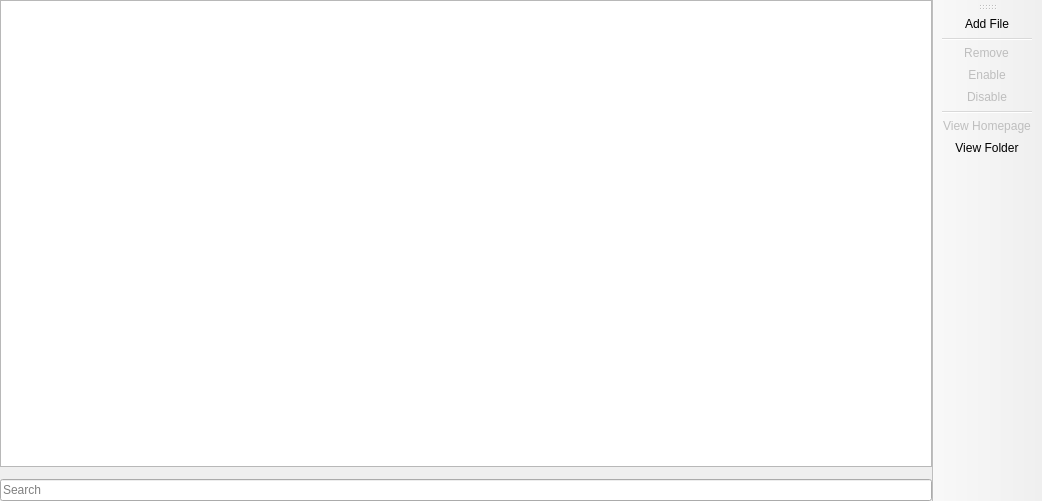
<?xml version="1.0" encoding="UTF-8"?>
<ui version="4.0">
 <class>ExternalResourcesPage</class>
 <widget class="QMainWindow" name="ExternalResourcesPage">
  <property name="geometry">
   <rect>
    <x>0</x>
    <y>0</y>
    <width>1042</width>
    <height>501</height>
   </rect>
  </property>
  <widget class="QWidget" name="centralwidget">
   <layout class="QGridLayout" name="gridLayout">
    <property name="leftMargin">
     <number>0</number>
    </property>
    <property name="topMargin">
     <number>0</number>
    </property>
    <property name="rightMargin">
     <number>0</number>
    </property>
    <property name="bottomMargin">
     <number>0</number>
    </property>
       <item row="1" column="1" colspan="2">
     <widget class="ModListView" name="treeView">
      <property name="sizePolicy">
       <sizepolicy hsizetype="Expanding" vsizetype="Expanding">
        <horstretch>0</horstretch>
        <verstretch>0</verstretch>
       </sizepolicy>
      </property>
      <property name="acceptDrops">
       <bool>true</bool>
      </property>
      <property name="dragDropMode">
          <enum>QAbstractItemView::DragDropMode::DropOnly</enum>
      </property>
      <property name="uniformRowHeights">
       <bool>true</bool>
      </property>
     </widget>
    </item>
       <item row="2" column="1" colspan="2">
           <widget class="InfoFrame" name="frame">
               <property name="sizePolicy">
                   <sizepolicy hsizetype="Preferred" vsizetype="Minimum">
                       <horstretch>0</horstretch>
                       <verstretch>0</verstretch>
                   </sizepolicy>
               </property>
           </widget>
       </item>
       <item row="3" column="1" colspan="2">
           <widget class="QLineEdit" name="filterEdit">
               <property name="placeholderText">
                   <string>Search</string>
               </property>
           </widget>
       </item>
   </layout>
  </widget>
  <widget class="WideBar" name="actionsToolbar">
   <property name="windowTitle">
    <string>Actions</string>
   </property>
   <property name="toolButtonStyle">
       <enum>Qt::ToolButtonStyle::ToolButtonIconOnly</enum>
   </property>
   <property name="useDefaultAction" stdset="0">
    <bool>true</bool>
   </property>
   <attribute name="toolBarArea">
    <enum>RightToolBarArea</enum>
   </attribute>
   <attribute name="toolBarBreak">
    <bool>false</bool>
   </attribute>
   <addaction name="actionAddItem"/>
   <addaction name="separator"/>
   <addaction name="actionRemoveItem"/>
   <addaction name="actionEnableItem"/>
   <addaction name="actionDisableItem"/>
   <addaction name="separator"/>
   <addaction name="actionViewHomepage"/>
   <addaction name="actionViewFolder"/>
  </widget>
  <action name="actionAddItem">
   <property name="text">
    <string>&amp;Add File</string>
   </property>
   <property name="toolTip">
    <string>Add a locally downloaded file.</string>
   </property>
  </action>
  <action name="actionRemoveItem">
   <property name="enabled">
    <bool>false</bool>
   </property>
   <property name="text">
    <string>&amp;Remove</string>
   </property>
   <property name="toolTip">
    <string>Remove all selected items.</string>
   </property>
  </action>
  <action name="actionEnableItem">
   <property name="enabled">
    <bool>false</bool>
   </property>
   <property name="text">
    <string>&amp;Enable</string>
   </property>
   <property name="toolTip">
    <string>Enable all selected items.</string>
   </property>
  </action>
  <action name="actionDisableItem">
   <property name="enabled">
    <bool>false</bool>
   </property>
   <property name="text">
    <string>&amp;Disable</string>
   </property>
   <property name="toolTip">
    <string>Disable all selected items.</string>
   </property>
  </action>
  <action name="actionViewConfigs">
   <property name="text">
    <string>View &amp;Configs</string>
   </property>
   <property name="toolTip">
    <string>Open the 'config' folder in the system file manager.</string>
   </property>
  </action>
  <action name="actionViewFolder">
   <property name="text">
    <string>View &amp;Folder</string>
   </property>
   <property name="toolTip">
    <string>Open the folder in the system file manager.</string>
   </property>
  </action>
  <action name="actionDownloadItem">
   <property name="enabled">
    <bool>false</bool>
   </property>
   <property name="text">
    <string>&amp;Download</string>
   </property>
   <property name="toolTip">
    <string>Download resources from online mod platforms.</string>
   </property>
  </action>
  <action name="actionUpdateItem">
   <property name="enabled">
    <bool>false</bool>
   </property>
   <property name="text">
    <string>Check for &amp;Updates</string>
   </property>
   <property name="toolTip">
    <string>Try to check or update all selected resources (all resources if none are selected).</string>
   </property>
  </action>
  <action name="actionResetItemMetadata">
   <property name="text">
    <string>Reset Update Metadata</string>
   </property>
   <property name="menuRole">
       <enum>QAction::MenuRole::NoRole</enum>
   </property>
  </action>
  <action name="actionVerifyItemDependencies">
   <property name="text">
    <string>Verify Dependencies</string>
   </property>
   <property name="menuRole">
       <enum>QAction::MenuRole::NoRole</enum>
   </property>
  </action>
  <action name="actionExportMetadata">
   <property name="enabled">
    <bool>false</bool>
   </property>
   <property name="text">
    <string>Export List</string>
   </property>
   <property name="toolTip">
    <string>Export resource's metadata to text.</string>
   </property>
  </action>
  <action name="actionChangeVersion">
   <property name="enabled">
    <bool>false</bool>
   </property>
   <property name="text">
    <string>Change Version</string>
   </property>
   <property name="toolTip">
    <string>Change a resource's version.</string>
   </property>
   <property name="menuRole">
       <enum>QAction::MenuRole::NoRole</enum>
   </property>
  </action>
  <action name="actionViewHomepage">
   <property name="enabled">
    <bool>false</bool>
   </property>
   <property name="text">
    <string>View Homepage</string>
   </property>
   <property name="toolTip">
    <string>View the homepages of all selected items.</string>
   </property>
  </action>
 </widget>
 <customwidgets>
  <customwidget>
   <class>ModListView</class>
   <extends>QTreeView</extends>
   <header>ui/widgets/ModListView.h</header>
  </customwidget>
  <customwidget>
   <class>InfoFrame</class>
   <extends>QFrame</extends>
   <header>ui/widgets/InfoFrame.h</header>
   <container>1</container>
  </customwidget>
  <customwidget>
   <class>WideBar</class>
   <extends>QToolBar</extends>
   <header>ui/widgets/WideBar.h</header>
  </customwidget>
 </customwidgets>
 <tabstops>
  <tabstop>treeView</tabstop>
 </tabstops>
 <resources/>
 <connections/>
</ui>
